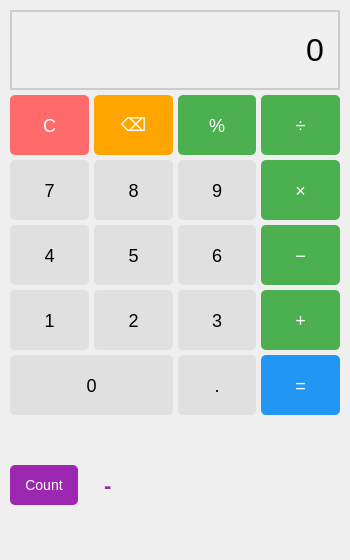
<?xml version="1.0" encoding="UTF-8"?>
<ui version="4.0">
 <class>Form</class>
 <widget class="QWidget" name="Form">
  <property name="geometry">
   <rect>
    <x>0</x>
    <y>0</y>
    <width>350</width>
    <height>560</height>
   </rect>
  </property>
  <property name="windowTitle">
   <string>계산기</string>
  </property>
  <layout class="QVBoxLayout" name="verticalLayout">
   <property name="spacing">
    <number>5</number>
   </property>
   <property name="leftMargin">
    <number>10</number>
   </property>
   <property name="topMargin">
    <number>10</number>
   </property>
   <property name="rightMargin">
    <number>10</number>
   </property>
   <property name="bottomMargin">
    <number>10</number>
   </property>
   <item>
    <widget class="QLineEdit" name="display">
     <property name="minimumSize">
      <size>
       <width>0</width>
       <height>80</height>
      </size>
     </property>
     <property name="styleSheet">
      <string notr="true">font-size: 32px; padding: 10px; background-color: #f0f0f0; border: 2px solid #ccc;</string>
     </property>
     <property name="alignment">
      <set>Qt::AlignRight|Qt::AlignTrailing|Qt::AlignVCenter</set>
     </property>
     <property name="readOnly">
      <bool>true</bool>
     </property>
     <property name="text">
      <string>0</string>
     </property>
    </widget>
   </item>
   <item>
    <layout class="QGridLayout" name="gridLayout">
     <property name="spacing">
      <number>5</number>
     </property>
     <item row="0" column="0">
      <widget class="QPushButton" name="btn_clear">
       <property name="minimumSize"><size><width>0</width><height>60</height></size></property>
       <property name="styleSheet"><string notr="true">font-size: 18px; background-color: #ff6b6b; color: white; border: none; border-radius: 5px;</string></property>
       <property name="text"><string>C</string></property>
      </widget>
     </item>
     <item row="0" column="1">
      <widget class="QPushButton" name="btn_backspace">
       <property name="minimumSize"><size><width>0</width><height>60</height></size></property>
       <property name="styleSheet"><string notr="true">font-size: 18px; background-color: #ffa500; color: white; border: none; border-radius: 5px;</string></property>
       <property name="text"><string>⌫</string></property>
      </widget>
     </item>
     <item row="0" column="2">
      <widget class="QPushButton" name="btn_percent">
       <property name="minimumSize"><size><width>0</width><height>60</height></size></property>
       <property name="styleSheet"><string notr="true">font-size: 18px; background-color: #4CAF50; color: white; border: none; border-radius: 5px;</string></property>
       <property name="text"><string>%</string></property>
      </widget>
     </item>
     <item row="0" column="3">
      <widget class="QPushButton" name="btn_divide">
       <property name="minimumSize"><size><width>0</width><height>60</height></size></property>
       <property name="styleSheet"><string notr="true">font-size: 18px; background-color: #4CAF50; color: white; border: none; border-radius: 5px;</string></property>
       <property name="text"><string>÷</string></property>
      </widget>
     </item>
     <item row="1" column="0">
      <widget class="QPushButton" name="btn_7">
       <property name="minimumSize"><size><width>0</width><height>60</height></size></property>
       <property name="styleSheet"><string notr="true">font-size: 18px; background-color: #e0e0e0; border: none; border-radius: 5px;</string></property>
       <property name="text"><string>7</string></property>
      </widget>
     </item>
     <item row="1" column="1">
      <widget class="QPushButton" name="btn_8">
       <property name="minimumSize"><size><width>0</width><height>60</height></size></property>
       <property name="styleSheet"><string notr="true">font-size: 18px; background-color: #e0e0e0; border: none; border-radius: 5px;</string></property>
       <property name="text"><string>8</string></property>
      </widget>
     </item>
     <item row="1" column="2">
      <widget class="QPushButton" name="btn_9">
       <property name="minimumSize"><size><width>0</width><height>60</height></size></property>
       <property name="styleSheet"><string notr="true">font-size: 18px; background-color: #e0e0e0; border: none; border-radius: 5px;</string></property>
       <property name="text"><string>9</string></property>
      </widget>
     </item>
     <item row="1" column="3">
      <widget class="QPushButton" name="btn_multiply">
       <property name="minimumSize"><size><width>0</width><height>60</height></size></property>
       <property name="styleSheet"><string notr="true">font-size: 18px; background-color: #4CAF50; color: white; border: none; border-radius: 5px;</string></property>
       <property name="text"><string>×</string></property>
      </widget>
     </item>
     <item row="2" column="0">
      <widget class="QPushButton" name="btn_4">
       <property name="minimumSize"><size><width>0</width><height>60</height></size></property>
       <property name="styleSheet"><string notr="true">font-size: 18px; background-color: #e0e0e0; border: none; border-radius: 5px;</string></property>
       <property name="text"><string>4</string></property>
      </widget>
     </item>
     <item row="2" column="1">
      <widget class="QPushButton" name="btn_5">
       <property name="minimumSize"><size><width>0</width><height>60</height></size></property>
       <property name="styleSheet"><string notr="true">font-size: 18px; background-color: #e0e0e0; border: none; border-radius: 5px;</string></property>
       <property name="text"><string>5</string></property>
      </widget>
     </item>
     <item row="2" column="2">
      <widget class="QPushButton" name="btn_6">
       <property name="minimumSize"><size><width>0</width><height>60</height></size></property>
       <property name="styleSheet"><string notr="true">font-size: 18px; background-color: #e0e0e0; border: none; border-radius: 5px;</string></property>
       <property name="text"><string>6</string></property>
      </widget>
     </item>
     <item row="2" column="3">
      <widget class="QPushButton" name="btn_subtract">
       <property name="minimumSize"><size><width>0</width><height>60</height></size></property>
       <property name="styleSheet"><string notr="true">font-size: 18px; background-color: #4CAF50; color: white; border: none; border-radius: 5px;</string></property>
       <property name="text"><string>−</string></property>
      </widget>
     </item>
     <item row="3" column="0">
      <widget class="QPushButton" name="btn_1">
       <property name="minimumSize"><size><width>0</width><height>60</height></size></property>
       <property name="styleSheet"><string notr="true">font-size: 18px; background-color: #e0e0e0; border: none; border-radius: 5px;</string></property>
       <property name="text"><string>1</string></property>
      </widget>
     </item>
     <item row="3" column="1">
      <widget class="QPushButton" name="btn_2">
       <property name="minimumSize"><size><width>0</width><height>60</height></size></property>
       <property name="styleSheet"><string notr="true">font-size: 18px; background-color: #e0e0e0; border: none; border-radius: 5px;</string></property>
       <property name="text"><string>2</string></property>
      </widget>
     </item>
     <item row="3" column="2">
      <widget class="QPushButton" name="btn_3">
       <property name="minimumSize"><size><width>0</width><height>60</height></size></property>
       <property name="styleSheet"><string notr="true">font-size: 18px; background-color: #e0e0e0; border: none; border-radius: 5px;</string></property>
       <property name="text"><string>3</string></property>
      </widget>
     </item>
     <item row="3" column="3">
      <widget class="QPushButton" name="btn_add">
       <property name="minimumSize"><size><width>0</width><height>60</height></size></property>
       <property name="styleSheet"><string notr="true">font-size: 18px; background-color: #4CAF50; color: white; border: none; border-radius: 5px;</string></property>
       <property name="text"><string>+</string></property>
      </widget>
     </item>
     <item row="4" column="0" colspan="2">
      <widget class="QPushButton" name="btn_0">
       <property name="minimumSize"><size><width>0</width><height>60</height></size></property>
       <property name="styleSheet"><string notr="true">font-size: 18px; background-color: #e0e0e0; border: none; border-radius: 5px;</string></property>
       <property name="text"><string>0</string></property>
      </widget>
     </item>
     <item row="4" column="2">
      <widget class="QPushButton" name="btn_dot">
       <property name="minimumSize"><size><width>0</width><height>60</height></size></property>
       <property name="styleSheet"><string notr="true">font-size: 18px; background-color: #e0e0e0; border: none; border-radius: 5px;</string></property>
       <property name="text"><string>.</string></property>
      </widget>
     </item>
     <item row="4" column="3">
      <widget class="QPushButton" name="btn_equals">
       <property name="minimumSize"><size><width>0</width><height>60</height></size></property>
       <property name="styleSheet"><string notr="true">font-size: 18px; background-color: #2196F3; color: white; border: none; border-radius: 5px;</string></property>
       <property name="text"><string>=</string></property>
      </widget>
     </item>
    </layout>
   </item>
   <item>
    <layout class="QHBoxLayout" name="count_layout">
     <item>
      <widget class="QPushButton" name="btn_count">
       <property name="minimumSize">
        <size><width>0</width><height>40</height></size>
       </property>
       <property name="styleSheet">
        <string notr="true">font-size: 14px; background-color: #9c27b0; color: white; border: none; border-radius: 5px; padding: 5px 15px;</string>
       </property>
       <property name="text"><string>Count</string></property>
      </widget>
     </item>
     <item>
      <widget class="QLabel" name="count_label">
       <property name="text"><string>-</string></property>
       <property name="styleSheet">
        <string notr="true">font-size: 22px; font-weight: bold; padding: 5px 15px; color: #9c27b0;</string>
       </property>
      </widget>
     </item>
     <item>
      <spacer name="count_spacer">
       <property name="orientation"><enum>Qt::Horizontal</enum></property>
       <property name="sizeHint" stdset="0"><size><width>40</width><height>20</height></size></property>
      </spacer>
     </item>
    </layout>
   </item>
  </layout>
 </widget>
 <resources/>
 <connections/>
</ui>
